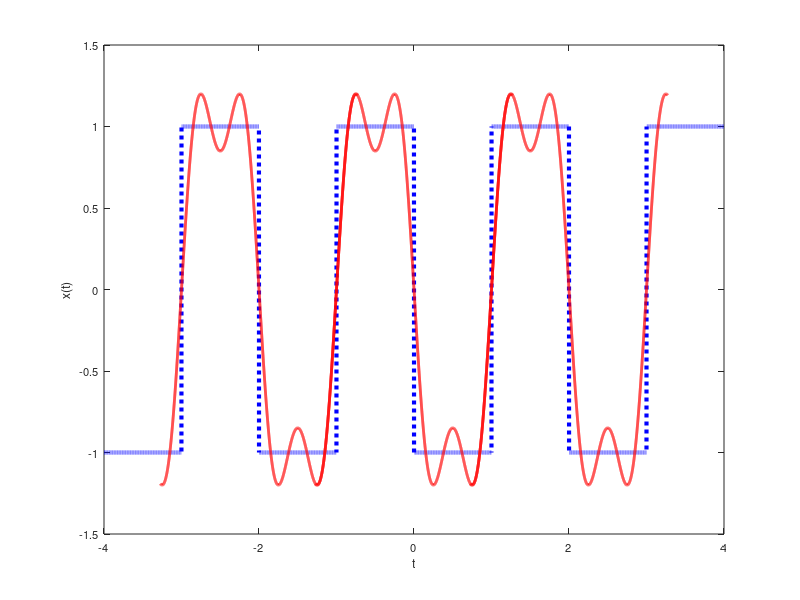

Reproduce this figure in MATLAB.
clear all;
%SQUARE WAVE SIGNAL
N = 1000; %Lower this to 1 to get figure 2 (Triangular Wave Signal)
x = linspace(-4, 4, 8*N);
y = [ -ones(1, N) ones(1, N) -ones(1, N) ones(1, N)  -ones(1, N) ones(1, N) -ones(1, N) ones(1, N)];



% FOURIER SERIES
% ak coeffecients are fount by hand such that:
% a-4:a4 = [0, -2j/3pi, 0, -2j/pi, 0, 2j/3pi, 0, 2j/pi];

%Just give the proper yy ()
yy = zeros(1, length(x));
n = 4;
for k = 1:2:n
    yy = yy + 4/(pi*k)*sin(x*k);
end

plot(x, y, 'b: ', 'LineWidth', 3);
hold on;
x = x / pi;
xx = linspace(-4, 4, 8*N);
xx = xx/pi;
xx2 = xx-2;
xx3 = xx+2;
yy = -yy;
plot(xx, yy, 'red', 'LineWidth', 2);
plot(xx2, yy, 'red', 'LineWidth', 2);
plot(xx3, yy, 'red', 'LineWidth', 2);
%pbaspect([8 1 1])
xlabel('t'); ylabel('x(t)');
set(gca, "FontSize", 8);




